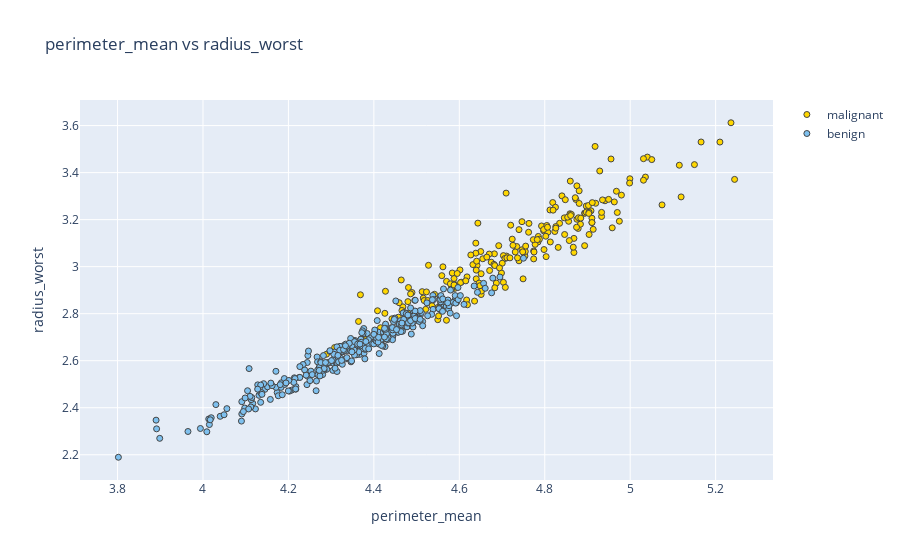
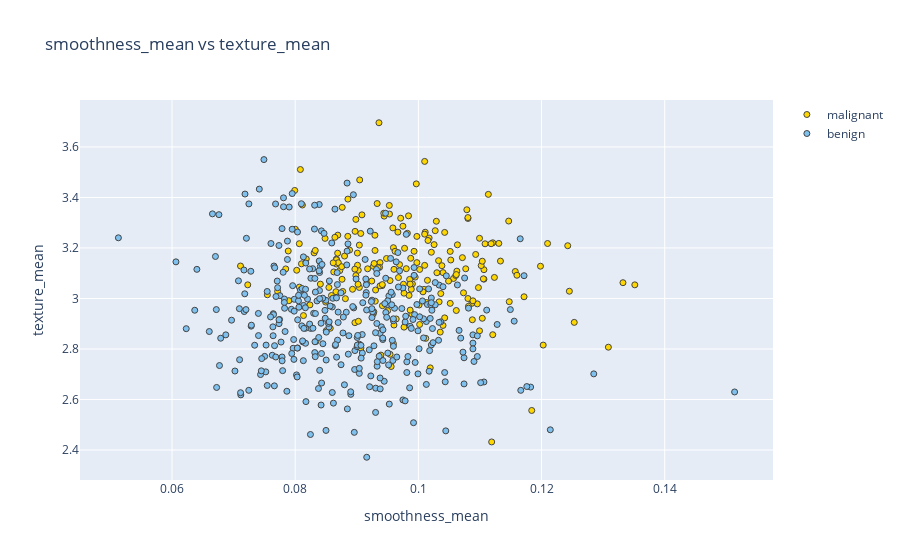

Here is the notebook cell these charts were saved with, in order:
### Code cell
plot_feat1_feat2('perimeter_mean','radius_worst')
# plot_feat1_feat2('area_mean','radius_worst')
# plot_feat1_feat2('texture_mean','texture_worst')
# plot_feat1_feat2('area_worst','radius_worst')


# # uncorrelated features
plot_feat1_feat2('smoothness_mean','texture_mean')
# plot_feat1_feat2('radius_mean','fractal_dimension_worst')
# plot_feat1_feat2('texture_mean','symmetry_mean')
# plot_feat1_feat2('texture_mean','symmetry_se')

### Figure 1 — Plotly figure (JSON) as saved in the notebook; plotly's stock layout.template omitted (floating-point values rounded to 4 significant figures; data arrays with more than 128 entries replaced by an {"elided": "..."} marker saying what was removed)
{"data": [{"marker": {"color": "#FFD700", "line": {"width": 1}}, "mode": "markers", "name": "malignant", "type": "scatter", "x": {"elided": "212 float values"}, "y": {"elided": "212 float values"}}, {"marker": {"color": "#7EC0EE", "line": {"width": 1}}, "mode": "markers", "name": "benign", "type": "scatter", "x": {"elided": "357 float values"}, "y": {"elided": "357 float values"}}], "layout": {"title": {"text": "perimeter_mean vs radius_worst"}, "xaxis": {"title": {"text": "perimeter_mean"}, "zeroline": false}, "yaxis": {"title": {"text": "radius_worst"}, "zeroline": false}}}

### Figure 2 — Plotly figure (JSON) as saved in the notebook; plotly's stock layout.template omitted (floating-point values rounded to 4 significant figures; data arrays with more than 128 entries replaced by an {"elided": "..."} marker saying what was removed)
{"data": [{"marker": {"color": "#FFD700", "line": {"width": 1}}, "mode": "markers", "name": "malignant", "type": "scatter", "x": {"elided": "212 float values"}, "y": {"elided": "212 float values"}}, {"marker": {"color": "#7EC0EE", "line": {"width": 1}}, "mode": "markers", "name": "benign", "type": "scatter", "x": {"elided": "357 float values"}, "y": {"elided": "357 float values"}}], "layout": {"title": {"text": "smoothness_mean vs texture_mean"}, "xaxis": {"title": {"text": "smoothness_mean"}, "zeroline": false}, "yaxis": {"title": {"text": "texture_mean"}, "zeroline": false}}}
